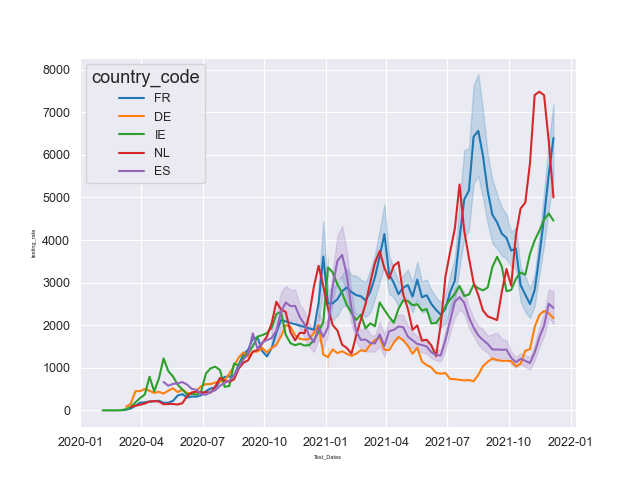

This figure's Python source:
import matplotlib.pyplot as plt
import datetime
import seaborn as sns
import matplotlib.dates as mdates
import pandas as pd
import matplotlib.cbook as cbook

#this data comes from ECDC testing data
#https://opendata.ecdc.europa.eu/covid19/testing/csv/data.csv

sns.set_style('darkgrid') # darkgrid, white grid, dark, white and ticks
plt.rc('axes', titlesize=12)     # fontsize of the axes title
plt.rc('axes', labelsize=4)    # fontsize of the x and y labels
plt.rc('xtick', labelsize=9)    # fontsize of the tick labels
plt.rc('ytick', labelsize=9)    # fontsize of the tick labels
plt.rc('legend', fontsize=9)    # legend fontsize
plt.rc('font', size=13)          # controls default text sizes

df = pd.read_csv('https://opendata.ecdc.europa.eu/covid19/testing/csv/data.csv')

country = ['IE', 'DE', 'ES', 'FR', 'NL']#looking at five comparable countries IE_DE_ES_FR_NL_Testing.py
df_country = df[df["country_code"].isin(country)]
# print(df_country['year_week'].head())
# df_country['Test_Weeks'] = df.apply(lambda x: my_function(x['value_1'], x['value_2']), axis=1)
def niceDate(year_week):
	return datetime.datetime.strptime(year_week + '-1', "%Y-W%W-%w")

df = df.copy()
df_country['Test_Dates'] = df['year_week'].apply(niceDate)

#print(df_country['Test_Dates'].head())


sns.lineplot(x="Test_Dates",y="testing_rate",data=df_country,hue='country_code')
plt.savefig('dateDefGraphs.png')
plt.show()



